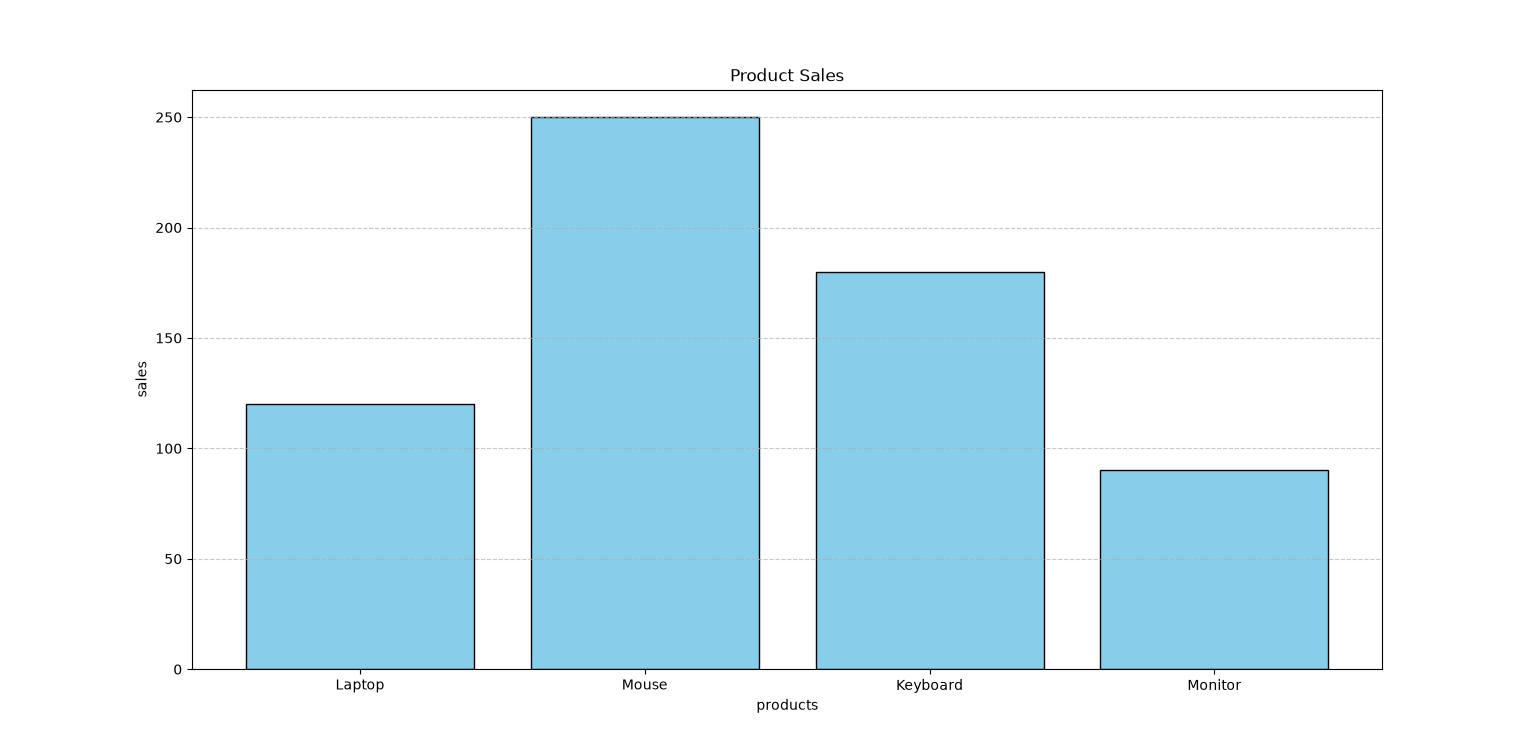

Write the Python code that produced this figure.
import matplotlib.pyplot as plt

#data 
products=["Laptop","Mouse","Keyboard","Monitor"]
sales=[120,250,180,90]

#bar chart
plt.bar(products, sales, color='skyblue',edgecolor='black')

#add title
plt.title("Product Sales")

#add x-axis
plt.xlabel('products')

#add y-axis
plt.ylabel('sales')

#ad grid
plt.grid(axis='y', linestyle='--', alpha=0.7)

plt.show()
